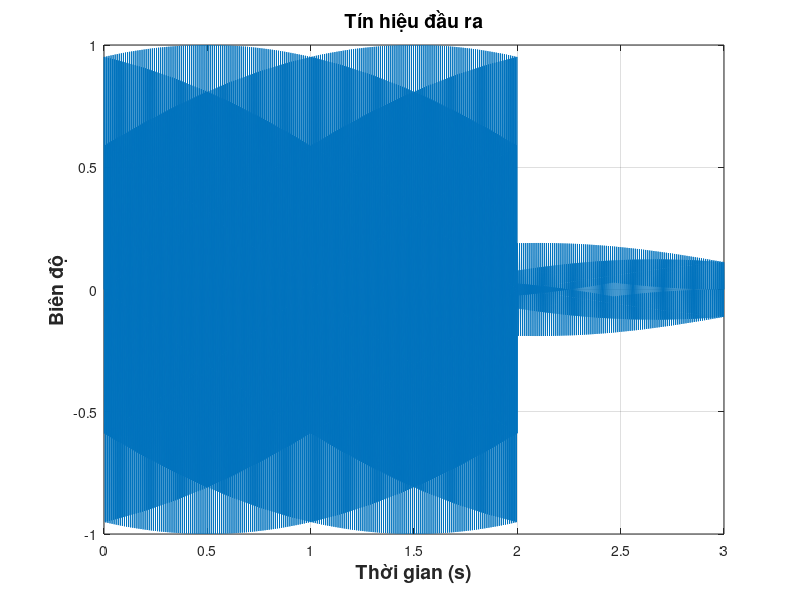

Here is the MATLAB script that generated this plot:

t = linspace(0, 3, 3000); 
fs = 4000;
duration = 10; 


signal = zeros(1, length(t));

index = t <= 2;
signal(index) = sin(2 * pi * 300 * t(index));


index = t > 2 & t <= 6;
signal(index) = 0.2 * sin(2 * pi * 300 * t(index)) .* sin(2 * pi * 400 * t(index));

index = t > 6 & t <= 10;
signal(index) = 0.5 * sin(2 * pi * 400 * t(index)) + 0.5 * sin(2 * pi * 500 * t(index));

figure;
plot(t, signal);
xlabel('Thời gian (s)','FontWeight','bold','FontSize',14);
ylabel('Biên độ','FontWeight','bold','FontSize',14);
title('Tín hiệu đầu ra','FontWeight','bold','FontSize',14);
grid on;